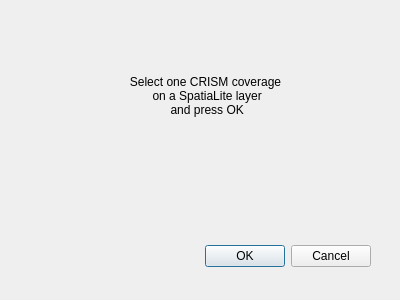
<?xml version="1.0" encoding="UTF-8"?>
<ui version="4.0">
 <class>GAVOImageDialogBase</class>
 <widget class="QDialog" name="GAVOImageDialogBase">
  <property name="geometry">
   <rect>
    <x>0</x>
    <y>0</y>
    <width>400</width>
    <height>300</height>
   </rect>
  </property>
  <property name="windowTitle">
   <string>GAVO Image</string>
  </property>
  <widget class="QDialogButtonBox" name="button_box">
   <property name="geometry">
    <rect>
     <x>30</x>
     <y>240</y>
     <width>341</width>
     <height>32</height>
    </rect>
   </property>
   <property name="orientation">
    <enum>Qt::Horizontal</enum>
   </property>
   <property name="standardButtons">
    <set>QDialogButtonBox::Cancel|QDialogButtonBox::Ok</set>
   </property>
  </widget>
  <widget class="QLabel" name="label">
   <property name="geometry">
    <rect>
     <x>110</x>
     <y>60</y>
     <width>191</width>
     <height>71</height>
    </rect>
   </property>
   <property name="text">
    <string>Select one CRISM coverage
 on a SpatiaLite layer
 and press OK</string>
   </property>
   <property name="alignment">
    <set>Qt::AlignCenter</set>
   </property>
  </widget>
 </widget>
 <resources/>
 <connections>
  <connection>
   <sender>button_box</sender>
   <signal>accepted()</signal>
   <receiver>GAVOImageDialogBase</receiver>
   <slot>accept()</slot>
   <hints>
    <hint type="sourcelabel">
     <x>20</x>
     <y>20</y>
    </hint>
    <hint type="destinationlabel">
     <x>20</x>
     <y>20</y>
    </hint>
   </hints>
  </connection>
  <connection>
   <sender>button_box</sender>
   <signal>rejected()</signal>
   <receiver>GAVOImageDialogBase</receiver>
   <slot>reject()</slot>
   <hints>
    <hint type="sourcelabel">
     <x>20</x>
     <y>20</y>
    </hint>
    <hint type="destinationlabel">
     <x>20</x>
     <y>20</y>
    </hint>
   </hints>
  </connection>
 </connections>
</ui>
